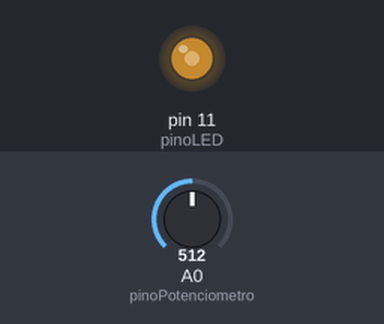
Simulated run of this sketch. Board: Arduino Uno, built with avr-gcc and run on an emulated ATmega328P. Parts: output pins drawn as LEDs (lit = HIGH). The inputs (shaded band) are chosen by the test bench; at power-on: A0 (pinoPotenciometro) = 512.

Above: at 1.2 s.
1.3 s: A0 (pinoPotenciometro) set to 716
At 2.3 s:
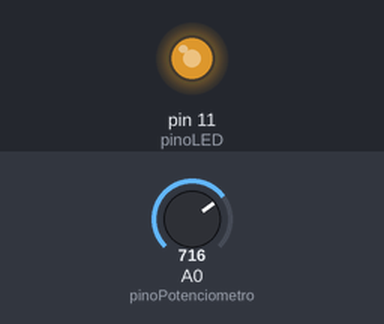
2.8 s: A0 (pinoPotenciometro) set to 900
At 3.4 s:
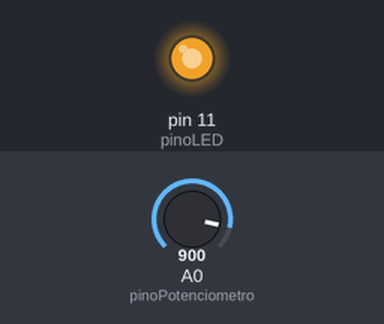
4.3 s: A0 (pinoPotenciometro) set to 122
At 4.6 s:
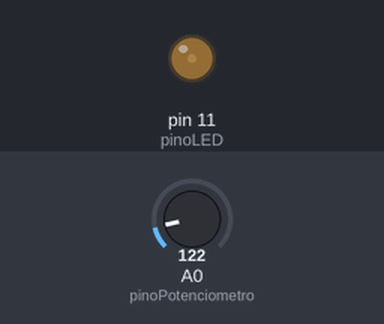
5.8 s: A0 (pinoPotenciometro) set to 0
At 6.9 s:
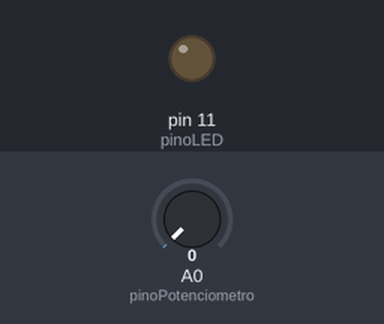
7.3 s: A0 (pinoPotenciometro) set to 511
At 8.1 s:
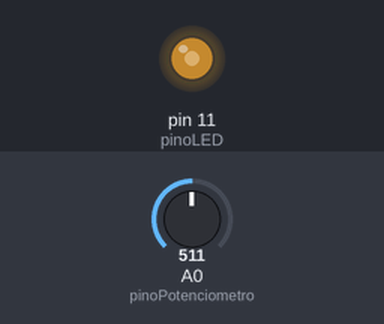
Timing chart, 0 to 9.8 s (numbered marks = the images above; inputs shaded):
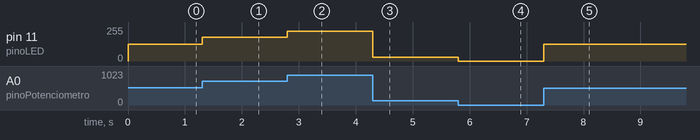

The sketch:

LedDimmerPotenciometro.ino
```cpp
/*
  Lâmpada dimerizável
  (Lâmpada com brilho ajustável)

  A placa de arduino só capaz de gerar pulsos de 0V ou 5V
  Para criar saídas analógicas, a placa utiliza PWM
  PWM: Pulse Width Modulation
    Controla a proporção do tempo no qual o sinal é
    ligado e desligado em um período fixo.
    A proporção é conhecida como duty cycle.
    Os períodos fixos são muito curtos, e portanto
    não são visíveis à olho nu.
*/

#define pinoPotenciometro A0
#define pinoLED 11

unsigned int leitura = 0;
unsigned int pwm = 0;

void setup() {
  pinMode(pinoPotenciometro, INPUT);
  pinMode(pinoLED, OUTPUT);
}

void loop() {
  leitura = analogRead(pinoPotenciometro);

  // converte o valor do potenciômetro, de 0 a 1023, em um valor de 0 a 255
  // O led só aceita de 0 (LOW) a 255 (HIGH)
  pwm = map(leitura, 0, 1023, 0, 255);

  // Dá a tensão correta ao led, sendo o dimmer
  analogWrite(pinoLED, pwm);
}
```

Measured:
- after the input at 1.3 s, pin 11 (pinoLED): 127/255 → 178/255 at once
- after the input at 2.8 s, pin 11 (pinoLED): 178/255 → 224/255 at once
- after the input at 4.3 s, pin 11 (pinoLED): 224/255 → 30/255 at once
- after the input at 5.8 s, pin 11 (pinoLED): 30/255 → 0/255 at once
- after the input at 7.3 s, pin 11 (pinoLED): 0/255 → 127/255 at once
